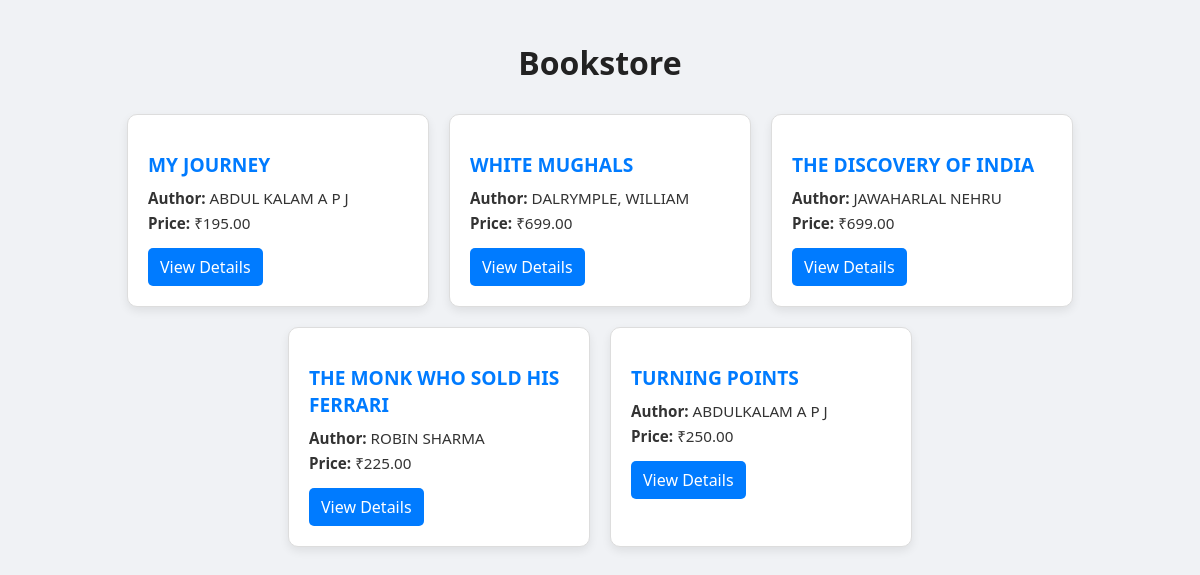
The page / on the database its author committed.
### shop/models.py (models this page shows, shortened)
class Book(models.Model):
    title = models.CharField(max_length=200)
    author = models.CharField(max_length=100)
    description = models.TextField()
    price = models.DecimalField(max_digits=6, decimal_places=2)
    quantity = models.IntegerField()

### shop/views.py (the view)
# urls.py: path('', views.home, name='home'),
def home(request):
    books = Book.objects.all()
    return render(request, 'shop/home.html', {'books': books})

### shop/templates/shop/home.html (shortened to what this page needs)
{% load static %}
<!DOCTYPE html>
<html>
<head>
    <link rel="stylesheet" type="text/css" href="{% static 'shop/style.css' %}">
</head>
<body>
    <h1>Bookstore</h1>
    <div class="book-list">
        {% for book in books %}
        <div class="book-card">
            <h2>{{ book.title }}</h2>
            <p><strong>Author:</strong> {{ book.author }}</p>
            <p><strong>Price:</strong> ₹{{ book.price }}</p>
            <a href="{% url 'book_detail' book.pk %}">View Details</a>
        </div>
        {% endfor %}
    </div>
</body>
</html>

### shop/static/shop/style.css (style rules this page uses)
body { font-family: 'Segoe UI', Tahoma, Geneva, Verdana, sans-serif; background-color: #f0f2f5; margin: 0; padding: 20px; color: #333; }
h1 { text-align: center; margin-bottom: 30px; color: #222; }
.book-list { display: flex; flex-wrap: wrap; justify-content: center; gap: 20px; }
.book-card { background: white; border-radius: 10px; border: 1px solid #ddd; padding: 20px; width: 260px; box-shadow: 0 4px 10px rgba(0, 0, 0, 0.08); transition: transform 0.3s ease, box-shadow 0.3s ease; }
.book-card h2 { font-size: 1.2rem; margin-bottom: 10px; color: #007bff; }
.book-card p { margin: 5px 0; font-size: 0.95rem; }
.book-card a { display: inline-block; margin-top: 10px; padding: 8px 12px; background-color: #007bff; color: white; text-decoration: none; border-radius: 5px; transition: background-color 0.3s ease; }

### rows shown on the page
Book: title "MY JOURNEY", author "ABDUL KALAM A P J", price "195.00"
Book: title "WHITE MUGHALS", author "DALRYMPLE, WILLIAM", price "699.00"
Book: title "THE DISCOVERY OF INDIA", author "JAWAHARLAL NEHRU", price "699.00"
Book: title "THE MONK WHO SOLD HIS FERRARI", author "ROBIN SHARMA", price "225.00"
Book: title "TURNING POINTS", author "ABDULKALAM A P J", price "250.00"
